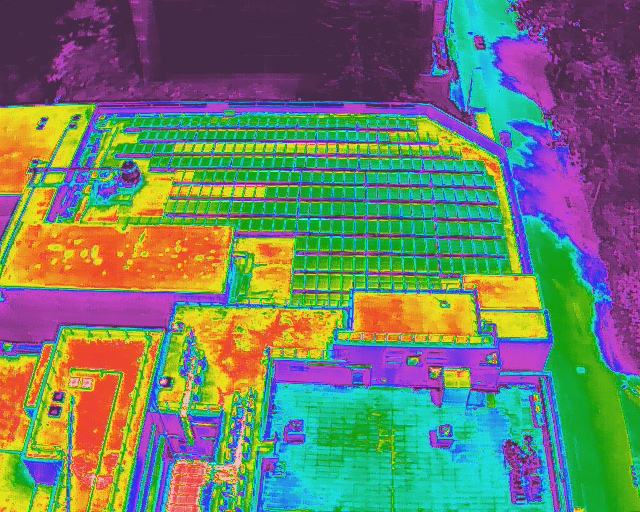
#> input picture DJI_0519_T.JPG, 640 x 512 px
$ python rgb_panel_counter.py -i DJI_0519_T.JPG   (older library calls are emulated)
#> lines starting #> are read from the running program, lines starting #| are printed output that depends on the picture; after the words box and inside, x2 and y2 are one past the last pixel; in counts of white or black regions, pixels touching at a corner belong together
#!/usr/bin/env python
# -*- coding: utf-8 -*-

import argparse
import json
import os
from datetime import datetime
from typing import Any, Dict, List, Tuple

import cv2
import numpy as np
from sklearn.cluster import DBSCAN


class ImprovedRGBPanelCounter:
    """
    改进的RGB图像光伏板计数器
    专门针对高分辨率RGB图像进行精确分割
    """

    def __init__(self, debug_mode: bool = True):
        self.debug_mode = debug_mode
        self.rgb_image = None
        self.debug_dir = None
        self.image_height = 0
        self.image_width = 0

    def load_image(self, image_path: str) -> np.ndarray:
        """加载RGB图像"""
        self.rgb_image = cv2.imread(image_path)
        if self.rgb_image is None:
            raise FileNotFoundError(f"无法加载图像: {image_path}")

        self.image_height, self.image_width = self.rgb_image.shape[:2]
        print(f"图像尺寸: {self.image_width} x {self.image_height}")

        # 创建调试目录
        if self.debug_mode:
            timestamp = datetime.now().strftime("%Y%m%d_%H%M%S")
            base_name = os.path.splitext(os.path.basename(image_path))[0]
            self.debug_dir = f"improved_rgb_debug_{base_name}_{timestamp}"
            os.makedirs(self.debug_dir, exist_ok=True)

            # 保存原始图像
            cv2.imwrite(os.path.join(self.debug_dir, "01_original.jpg"), self.rgb_image)

        return self.rgb_image

    def extract_solar_panel_regions(self) -> np.ndarray:
        """提取光伏板区域 - 多种方法结合"""
        print("提取光伏板区域...")

        # 转换到不同色彩空间
        hsv = cv2.cvtColor(self.rgb_image, cv2.COLOR_BGR2HSV)
        lab = cv2.cvtColor(self.rgb_image, cv2.COLOR_BGR2LAB)

        # 方法1: HSV颜色分割
        # 深蓝色范围（光伏板的主要颜色）
        lower_blue = np.array([100, 30, 20])
        upper_blue = np.array([140, 255, 150])
        mask_blue = cv2.inRange(hsv, lower_blue, upper_blue)

        # 深色范围
        lower_dark = np.array([0, 0, 0])
        upper_dark = np.array([180, 255, 80])
        mask_dark = cv2.inRange(hsv, lower_dark, upper_dark)

        # 方法2: LAB色彩空间分割
        # 在LAB空间中，光伏板通常有特定的a和b值
        l_channel, a_channel, b_channel = cv2.split(lab)

        # 基于亮度的分割
        _, mask_brightness = cv2.threshold(l_channel, 0, 255, cv2.THRESH_BINARY + cv2.THRESH_OTSU)
        mask_brightness = 255 - mask_brightness  # 反转，因为光伏板较暗

        # 方法3: 基于纹理的分割
        gray = cv2.cvtColor(self.rgb_image, cv2.COLOR_BGR2GRAY)

        # 使用Sobel算子检测边缘
        sobel_x = cv2.Sobel(gray, cv2.CV_64F, 1, 0, ksize=3)
        sobel_y = cv2.Sobel(gray, cv2.CV_64F, 0, 1, ksize=3)
        sobel_magnitude = np.sqrt(sobel_x**2 + sobel_y**2)
        sobel_magnitude = np.uint8(sobel_magnitude / sobel_magnitude.max() * 255)

        # 结合所有掩码
        combined_mask = cv2.bitwise_or(mask_blue, mask_dark)
        combined_mask = cv2.bitwise_or(combined_mask, mask_brightness)

        # 形态学操作
        kernel_small = np.ones((3, 3), np.uint8)
        kernel_large = np.ones((7, 7), np.uint8)

        # 去除噪声
        combined_mask = cv2.morphologyEx(combined_mask, cv2.MORPH_OPEN, kernel_small)
        # 填充空洞
        combined_mask = cv2.morphologyEx(combined_mask, cv2.MORPH_CLOSE, kernel_large)

        # 保存调试信息
        if self.debug_dir:
            cv2.imwrite(os.path.join(self.debug_dir, "02_hsv.jpg"), hsv)
            cv2.imwrite(os.path.join(self.debug_dir, "03_mask_blue.jpg"), mask_blue)
            cv2.imwrite(os.path.join(self.debug_dir, "04_mask_dark.jpg"), mask_dark)
            cv2.imwrite(os.path.join(self.debug_dir, "05_mask_brightness.jpg"), mask_brightness)
            cv2.imwrite(os.path.join(self.debug_dir, "06_sobel.jpg"), sobel_magnitude)
            cv2.imwrite(os.path.join(self.debug_dir, "07_combined_mask.jpg"), combined_mask)

        return combined_mask

    def detect_panel_array_region(self, mask: np.ndarray) -> Tuple[int, int, int, int]:
        """检测主要的光伏板阵列区域"""
        print("检测主要光伏板阵列区域...")

        # 查找最大的连通区域
        contours, _ = cv2.findContours(mask, cv2.RETR_EXTERNAL, cv2.CHAIN_APPROX_SIMPLE)

        if not contours:
            return 0, 0, self.image_width, self.image_height

        # 找到最大的轮廓
        largest_contour = max(contours, key=cv2.contourArea)

        # 获取边界框
        x, y, w, h = cv2.boundingRect(largest_contour)

        # 扩展边界框以确保包含完整的面板
        margin = 50
        x = max(0, x - margin)
        y = max(0, y - margin)
        w = min(self.image_width - x, w + 2 * margin)
        h = min(self.image_height - y, h + 2 * margin)

        print(f"主要阵列区域: ({x}, {y}) - ({x+w}, {y+h})")

        if self.debug_dir:
            debug_img = self.rgb_image.copy()
            cv2.rectangle(debug_img, (x, y), (x + w, y + h), (0, 255, 0), 5)
            cv2.imwrite(os.path.join(self.debug_dir, "08_array_region.jpg"), debug_img)

        return x, y, w, h

    def detect_grid_structure(self, roi_mask: np.ndarray, roi_x: int, roi_y: int) -> Tuple[List[int], List[int]]:
        """在ROI区域内检测网格结构"""
        print("检测网格结构...")

        # 在ROI区域内工作
        roi_rgb = self.rgb_image[roi_y:roi_y+roi_mask.shape[0], roi_x:roi_x+roi_mask.shape[1]]
        roi_gray = cv2.cvtColor(roi_rgb, cv2.COLOR_BGR2GRAY)

        # 增强对比度
        clahe = cv2.createCLAHE(clipLimit=2.0, tileGridSize=(8, 8))
        enhanced = clahe.apply(roi_gray)

        # 多尺度边缘检测
        edges1 = cv2.Canny(enhanced, 30, 90)
        edges2 = cv2.Canny(enhanced, 50, 150)
        edges = cv2.bitwise_or(edges1, edges2)

        # 使用概率霍夫变换检测直线
        lines = cv2.HoughLinesP(edges, 1, np.pi/180, threshold=100,
                               minLineLength=200, maxLineGap=50)

        horizontal_lines = []
        vertical_lines = []

        if lines is not None:
            for line in lines:
                x1, y1, x2, y2 = line[0]

                # 计算线的长度和角度
                length = np.sqrt((x2 - x1)**2 + (y2 - y1)**2)
                angle = np.arctan2(y2 - y1, x2 - x1) * 180 / np.pi

                # 只考虑足够长的线
                if length > 150:
                    # 分类水平线和垂直线
                    if abs(angle) < 15 or abs(angle) > 165:  # 水平线
                        y_pos = (y1 + y2) // 2
                        horizontal_lines.append(y_pos)
                    elif abs(abs(angle) - 90) < 15:  # 垂直线
                        x_pos = (x1 + x2) // 2
                        vertical_lines.append(x_pos)

        # 使用DBSCAN聚类相似的线
        horizontal_lines = self._cluster_lines_dbscan(horizontal_lines, eps=30)
        vertical_lines = self._cluster_lines_dbscan(vertical_lines, eps=30)

        # 转换回全图坐标
        horizontal_lines = [y + roi_y for y in horizontal_lines]
        vertical_lines = [x + roi_x for x in vertical_lines]

        print(f"检测到 {len(horizontal_lines)} 条水平线, {len(vertical_lines)} 条垂直线")

        # 保存调试信息
        if self.debug_dir:
            cv2.imwrite(os.path.join(self.debug_dir, "09_roi_enhanced.jpg"), enhanced)
            cv2.imwrite(os.path.join(self.debug_dir, "10_roi_edges.jpg"), edges)

            # 绘制检测到的线
            debug_img = self.rgb_image.copy()
            for y in horizontal_lines:
                cv2.line(debug_img, (0, y), (self.image_width, y), (0, 255, 0), 3)
            for x in vertical_lines:
                cv2.line(debug_img, (x, 0), (x, self.image_height), (255, 0, 0), 3)
            cv2.imwrite(os.path.join(self.debug_dir, "11_detected_grid.jpg"), debug_img)

        return horizontal_lines, vertical_lines

    def _cluster_lines_dbscan(self, lines: List[int], eps: int = 30) -> List[int]:
        """使用DBSCAN聚类线条"""
        if len(lines) < 2:
            return lines

        # 转换为numpy数组
        lines_array = np.array(lines).reshape(-1, 1)

        # 使用DBSCAN聚类
        clustering = DBSCAN(eps=eps, min_samples=1).fit(lines_array)
        labels = clustering.labels_

        # 计算每个聚类的中心
        clustered_lines = []
        for label in set(labels):
            if label != -1:  # 忽略噪声点
                cluster_points = lines_array[labels == label]
                center = int(np.mean(cluster_points))
                clustered_lines.append(center)

        return sorted(clustered_lines)

    # [150 lines left out: functions segment_panels_by_grid, refine_panel_detection, visualize_results, save_results, not called in this run]

    def process_image(self, image_path: str):
        """处理图像的主函数"""
        print(f"处理图像: {image_path}")

        # 加载图像
        self.load_image(image_path)

        # 提取光伏板区域
        panel_mask = self.extract_solar_panel_regions()

        # 检测主要阵列区域
        roi_x, roi_y, roi_w, roi_h = self.detect_panel_array_region(panel_mask)
        roi_mask = panel_mask[roi_y:roi_y+roi_h, roi_x:roi_x+roi_w]

        # 检测网格结构
        horizontal_lines, vertical_lines = self.detect_grid_structure(roi_mask, roi_x, roi_y)

        # 基于网格分割面板
        if len(horizontal_lines) >= 3 and len(vertical_lines) >= 5:
            panels = self.segment_panels_by_grid(panel_mask, horizontal_lines, vertical_lines)

            # 精细化检测
            refined_panels = self.refine_panel_detection(panels, panel_mask)

            # 可视化结果
            self.visualize_results(refined_panels, "improved_grid")

            # 保存结果
            self.save_results(refined_panels, "improved_grid")

            print(f"\n=== 最终结果 ===")
            print(f"检测到 {len(refined_panels)} 个光伏板")

            if self.debug_dir:
                print(f"调试文件保存在: {self.debug_dir}")

            return refined_panels
        else:
            print("网格线检测不足，无法进行精确分割")
            return []


def main():
    parser = argparse.ArgumentParser(description='改进的RGB图像光伏板计数器')
    parser.add_argument('--image', '-i', type=str, required=True, help='RGB图像路径')
    args = parser.parse_args()

    # 创建计数器
    counter = ImprovedRGBPanelCounter(debug_mode=True)

    # 处理图像
    panels = counter.process_image(args.image)
#> in load_image, self.rgb_image is the input picture: shape (512, 640, 3); mean B, G, R 106.6, 126.1, 109.7
#| 图像尺寸: 640 x 512
#> in extract_solar_panel_regions, `hsv = cv2.cvtColor(self.rgb_image, cv2.COLOR_BGR2HSV)`: hsv: shape (512, 640, 3); mean H, S, V 89.1, 185.1, 177.2
#> in extract_solar_panel_regions, `lab = cv2.cvtColor(self.rgb_image, cv2.COLOR_BGR2LAB)`: lab: shape (512, 640, 3); mean of channels 0, 1, 2 139.3, 129.1, 137.5
#> in extract_solar_panel_regions, `mask_blue = cv2.inRange(hsv, lower_blue, upper_blue)`:
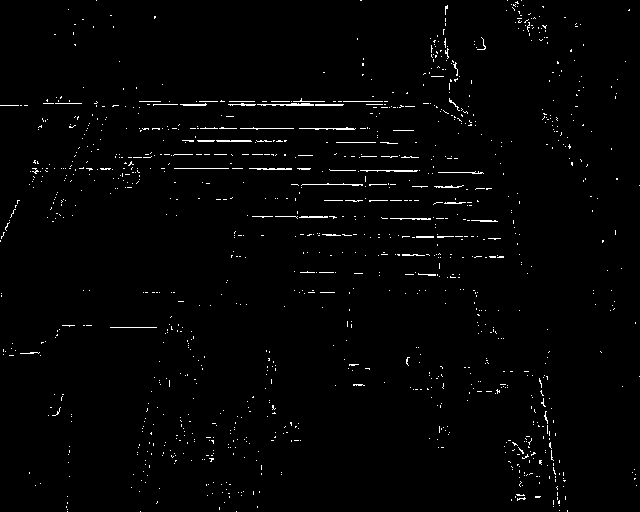
#> mask_blue: shape (512, 640); 1.5% white in thin lines or dots
#> in extract_solar_panel_regions, `mask_dark = cv2.inRange(hsv, lower_dark, upper_dark)`: mask_dark: shape (512, 640); 9% white; 383 white regions (365 under 20 px), largest, box (x1, y1, x2, y2) and area: (150, 0, 428, 101) 20305, (0, 0, 105, 105) 5858, (96, 0, 143, 78) 1338
#> in extract_solar_panel_regions, `_, mask_brightness = cv2.threshold(l_channel, 0, 255, cv2.THRESH_BINAR..`: mask_brightness: shape (512, 640); 60.2% white; 1318 black regions (1248 under 20 px), largest, box (x1, y1, x2, y2) and area: (0, 0, 640, 377) 87494, (262, 276, 573, 512) 11313, (0, 277, 263, 358) 7976
#> in extract_solar_panel_regions, `combined_mask = cv2.bitwise_or(mask_blue, mask_dark)`: combined_mask: shape (512, 640); 10.5% white; 1332 white regions (1261 under 20 px), largest, box (x1, y1, x2, y2) and area: (150, 0, 428, 102) 20411, (0, 0, 105, 106) 5901, (96, 0, 143, 78) 1342
#> in extract_solar_panel_regions, `combined_mask = cv2.bitwise_or(combined_mask, mask_brightness)`: combined_mask: shape (512, 640); 39.8% white; 1317 white regions (1247 under 20 px), largest, box (x1, y1, x2, y2) and area: (0, 0, 640, 377) 87495, (262, 276, 573, 512) 11314, (0, 277, 263, 358) 7981
#> in extract_solar_panel_regions, `combined_mask = cv2.morphologyEx(combined_mask, cv2.MORPH_OPEN, kernel..`: combined_mask: shape (512, 640); 36.2% white; 251 white regions (92 under 20 px), largest, box (x1, y1, x2, y2) and area: (0, 0, 640, 376) 84814, (270, 335, 553, 410) 7650, (0, 284, 230, 356) 6833
#> in extract_solar_panel_regions, `combined_mask = cv2.morphologyEx(combined_mask, cv2.MORPH_CLOSE, kerne..`:
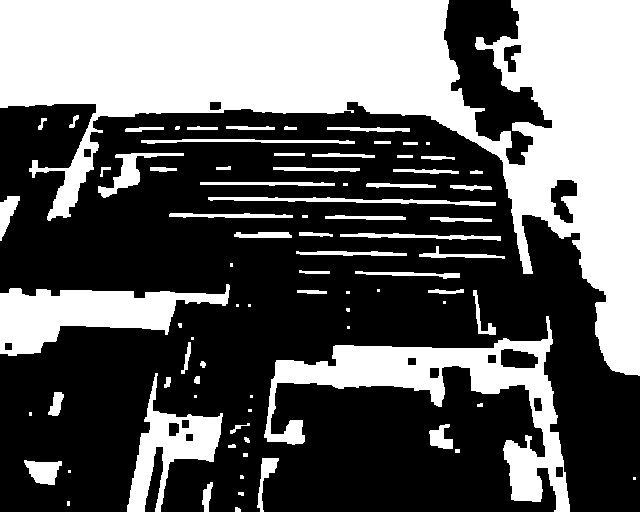
#> combined_mask: shape (512, 640); 39% white; 82 white regions (22 under 20 px)
#> in detect_panel_array_region, `contours, _ = cv2.findContours(mask, cv2.RETR_EXTERNAL, cv2.CHAIN_APPR..`: contours = 82 contours, 29 with area under 20; largest, box (x1, y1, x2, y2) and area: (0, 0, 640, 376) 88292, (264, 316, 570, 512) 14434, (0, 284, 230, 356) 7828, (127, 373, 223, 512) 4466, (98, 153, 184, 198) 828
#> in detect_panel_array_region, `largest_contour = max(contours, key=cv2.contourArea)`: largest_contour = contour of 729 points, box (x1, y1, x2, y2) (0, 0, 640, 376), area 88292
#> in detect_panel_array_region, `x, y, w, h = cv2.boundingRect(largest_contour)`: x = 0; w = 640; h = 376
#> in detect_panel_array_region, `h = min(self.image_height - y, h + 2 * margin)`: h = 476
#| 主要阵列区域: (0, 0) - (640, 476)
#> in detect_panel_array_region, `cv2.rectangle(debug_img, (x, y), (x + w, y + h), (0, 255, 0), 5)`: debug_img: shape (512, 640, 3); 3.15% of pixels changed, all inside (x1, y1, x2, y2) = (0, 0, 640, 480)
#> in process_image, `roi_x, roi_y, roi_w, roi_h = self.detect_panel_array_region(panel_mask)`: roi_x = 0; roi_w = 640; roi_h = 476
#> in process_image, `roi_mask = panel_mask[roi_y:roi_y+roi_h, roi_x:roi_x+roi_w]`: roi_mask: shape (476, 640); 41.1% white; 77 white regions (20 under 20 px), largest, box (x1, y1, x2, y2) and area: (0, 0, 640, 376) 88736, (264, 316, 566, 476) 12941, (0, 284, 230, 356) 8096
#> in detect_grid_structure, `roi_rgb = self.rgb_image[roi_y:roi_y+roi_mask.shape[0], roi_x:roi_x+ro..`:
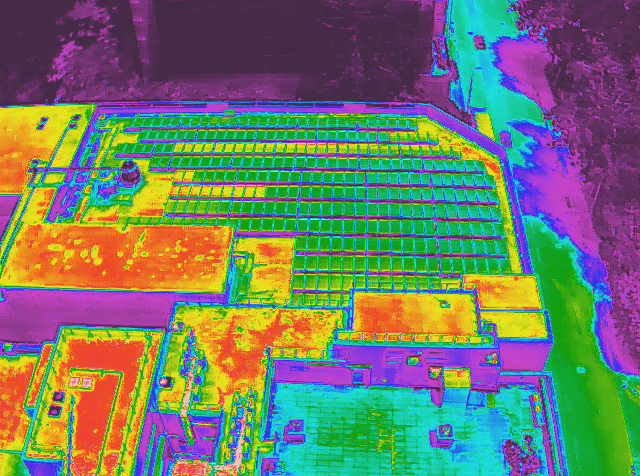
#> roi_rgb: shape (476, 640, 3); mean B, G, R 104.9, 122.8, 112
#> in detect_grid_structure, `enhanced = clahe.apply(roi_gray)`:
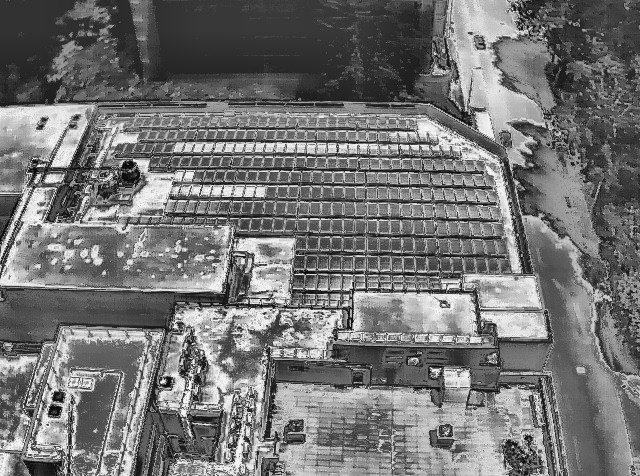
#> enhanced: shape (476, 640); min 9, max 250, mean 116.2
#> in detect_grid_structure, `edges1 = cv2.Canny(enhanced, 30, 90)`: edges1: shape (476, 640); 30.7% white in thin lines or dots
#> in detect_grid_structure, `edges2 = cv2.Canny(enhanced, 50, 150)`:
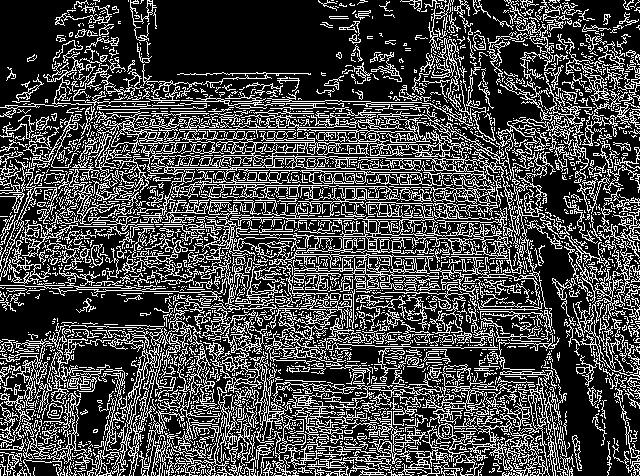
#> edges2: shape (476, 640); 27.7% white in thin lines or dots
#> in detect_grid_structure, `lines = cv2.HoughLinesP(edges, 1, np.pi/180, threshold=100, minLineLen..`: lines = 419 rows, first 6: [218, 474, 638, 54], [0, 165, 639, 176], [117, 475, 588, 4], [103, 475, 575, 3], [191, 474, 638, 27], [164, 473, 631, 6]
#> the loop in detect_grid_structure, `for line in lines:` made 419 passes
#> (x1, y1, x2, y2, length, angle, x_pos) on passes 202, 229, 235, 272, 292, 293, 300, 304, 333, 360, 376, 378: (592, 447, 592, 4, 443, -90, 592), (613, 29, 621, 474, 445.1, 88.97, 617), (625, 462, 639, 52, 410.2, -88.04, 632), (608, 474, 608, 14, 460, -90, 608), (627, 4, 635, 474, 470.1, 89.02, 631), (1, 444, 69, 14, 435.3, -81.01, 35), (594, 13, 618, 468, 455.6, 86.98, 606), (616, 25, 631, 467, 442.3, 88.06, 623), (609, 469, 625, 1, 468.3, -88.04, 617), (6, 81, 13, 474, 393.1, 88.98, 9), (0, 426, 105, 7, 432, -75.93, 52), (0, 472, 0, 92, 380, -90, 0)
#> (x1, y1, x2, y2, length, angle, y_pos) on passes 2, 122, 286, 317, 363: (0, 165, 639, 176, 639.1, 0.986, 170), (0, 158, 639, 294, 653.3, 12.02, 226), (0, 97, 268, 102, 268, 1.07, 99), (1, 200, 639, 359, 657.5, 13.99, 279), (0, 188, 638, 300, 647.8, 9.96, 244)
#> after the loop in detect_grid_structure, `for line in lines:`: horizontal_lines = [170, 226, 99, 279, 244]; vertical_lines = [592, 617, 632, 608, 631, 35, 606, 623, 617, 9, 52, 0, 17, 14]
#> in _cluster_lines_dbscan, `lines_array = np.array(lines).reshape(-1, 1)`: lines_array = [170, 226, 99, 279, 244]
#> in _cluster_lines_dbscan, `labels = clustering.labels_`: labels = [0, 1, 2, 3, 1]
#> the loop in _cluster_lines_dbscan, `for label in set(labels):` made 4 passes
#> (cluster_points, center) on passes 1 to 4: ([170], 170), ([226, 244], 235), ([99], 99), ([279], 279)
#> after the loop in _cluster_lines_dbscan, `for label in set(labels):`: clustered_lines = [170, 235, 99, 279]
#> in detect_grid_structure, `horizontal_lines = self._cluster_lines_dbscan(horizontal_lines, eps=30)`: horizontal_lines = [99, 170, 235, 279]
#> the loop in _cluster_lines_dbscan (call 2), `for label in set(labels):` made 2 passes
#> (cluster_points, center) on passes 1 to 2: ([592, 617, 632, 608, 631, 606, 623, 617], 615), ([35, 9, 52, 0, 17, 14], 21)
#> in detect_grid_structure, `vertical_lines = self._cluster_lines_dbscan(vertical_lines, eps=30)`: vertical_lines = [21, 615]
#| 检测到 4 条水平线, 2 条垂直线
#> the loop in detect_grid_structure, `for y in horizontal_lines:` made 4 passes
#> y on passes 1 to 4: 99, 170, 235, 279
#> after the loop in detect_grid_structure, `for y in horizontal_lines:`:
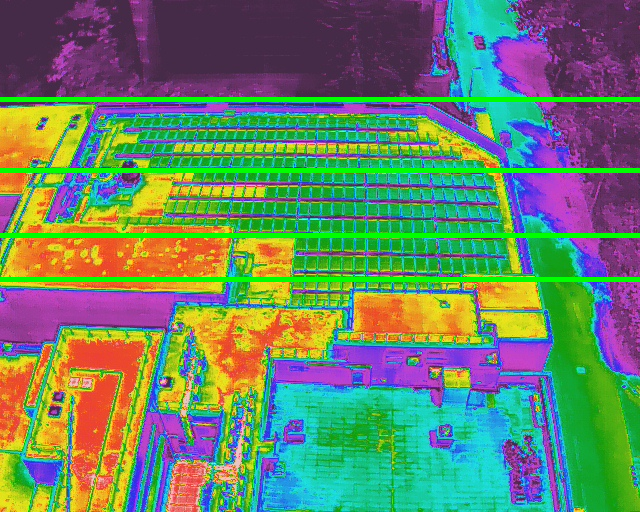
#> debug_img: shape (512, 640, 3); 3.91% of pixels changed, all inside (x1, y1, x2, y2) = (0, 97, 640, 282)
#> the loop in detect_grid_structure, `for x in vertical_lines:` made 2 passes
#> x on passes 1 to 2: 21, 615
#> after the loop in detect_grid_structure, `for x in vertical_lines:`:
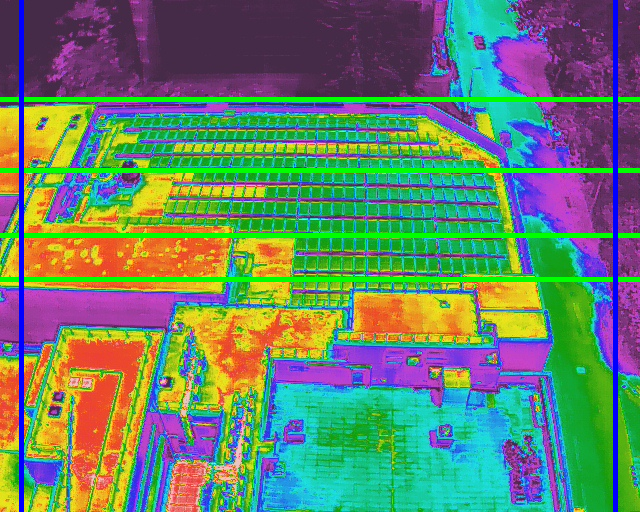
#> debug_img: shape (512, 640, 3); 1.56% of pixels changed, all inside (x1, y1, x2, y2) = (19, 0, 618, 512)
#> in process_image, `horizontal_lines, vertical_lines = self.detect_grid_structure(roi_mask..`: horizontal_lines = [99, 170, 235, 279]; vertical_lines = [21, 615]

    return panels


if __name__ == "__main__":
    main()
